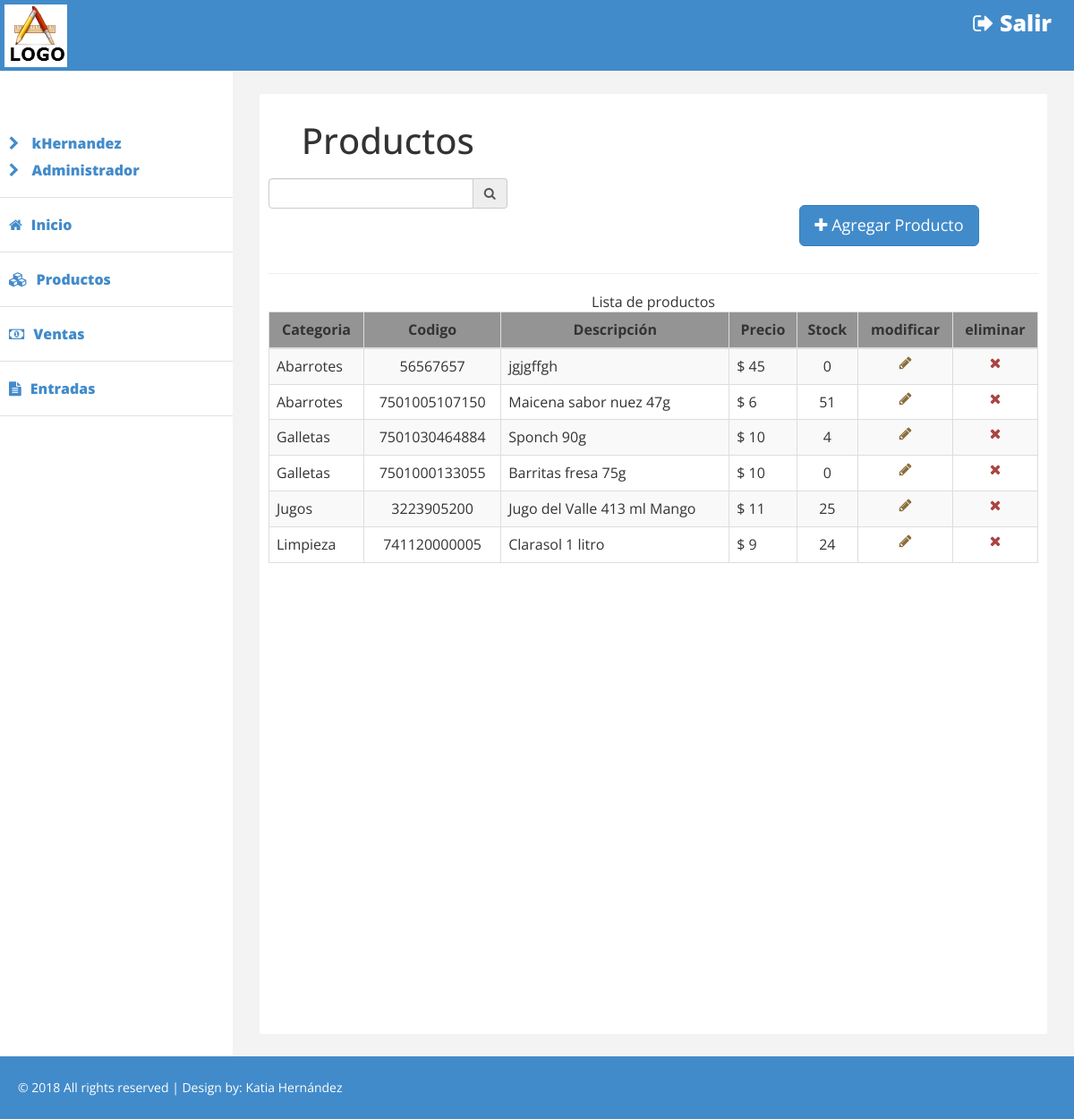
/panel/productos/index.php (signed in), run on the app's committed database.
### tables this page shows
CREATE TABLE `productos` (
  `id` int(12) NOT NULL,
  `codigo` varchar(30) NOT NULL,
  `descripcion` varchar(50) NOT NULL,
  `precio` decimal(11,0) NOT NULL,
  `categoria` int(12) NOT NULL,
  `stock` int(11) NOT NULL,
  `status` int(11) NOT NULL DEFAULT '1'
);

CREATE TABLE `categorias` (
  `id` int(12) NOT NULL,
  `nombre` varchar(254) NOT NULL,
  `status` int(12) NOT NULL DEFAULT '1'
);

### controllers/route.php (called while the page is built)
<?php
  class routes{
    function getModulo($url){
      $url = str_replace('/ShopManager/panel/','',$url);
      $url = str_replace('.php','',$url);
      $url = str_replace('.html','',$url);
      $url = str_replace('/','',$url);
      $url = ($url=='') ? 'Inicio' : $url ;
      return ucwords($url);
    }
    function isActive($modulo,$link){
      if($modulo==$link){
        return 'class="active-link"';
      }else{
        return '';
      }
    }
  }
?>

### controllers/producto.php (called while the page is built, shortened)
<?php
require($_SERVER['DOCUMENT_ROOT'].'/ShopManager/models/producto.php');
class ProductoController{
  function listarProductosActivos(){
    $pm = new productoModel();
    $lista = $pm->listarProductosActivos();
    return $lista;
  }
}
 ?>

### models/producto.php (called while the page is built, shortened)
<?php
  class ProductoModel{
    private $con;
    function conectar(){
      $db = new database();
      $this->con = new mysqli($db->server, $db->user, $db->password, $db->database);
      if ($this->con->connect_errno) {
      return "error conexion";
      }else{
        return true;
      }
    }
    function listarProductosActivos(){
      if($this->conectar()){
        $query = "SELECT categorias.nombre as categoria,codigo,descripcion,stock, precio, productos.id
        FROM productos INNER JOIN categorias ON productos.categoria=categorias.id
        WHERE productos.status=1 ORDER BY categoria";
        $resultado = $this->con->query($query);
        if($resultado->num_rows==0){
          return false;
        }else{
          return $resultado;
        }
      }else{
        return false;
      }
    }
  }
?>

### panel/productos/index.php (the view, shortened to what this page needs)
<?php
  if(isset($_SESSION['usuario'])){
?>
﻿<!DOCTYPE html>
<html>
  <?php
    include($_SERVER['DOCUMENT_ROOT'].'/ShopManager/panel/modules/head.php');
    include($_SERVER['DOCUMENT_ROOT'].'/ShopManager/controllers/producto.php');
    $producto = new ProductoController();
    $lista = $producto->listarProductosActivos();
  ?>
  <body>
    <div id="wrapper">
      <?php include($_SERVER['DOCUMENT_ROOT'].'/ShopManager/panel/modules/menu.php'); ?>
      <div id="page-wrapper" >
        <div id="page-inner">
          <div class="row">
            <div class="col-lg-4 col-md-4">
              <h1>Productos</h1>
            </div>
          </div>
          <div class="row">
            <div class="col-lg-4 col-md-4">
              <div class="input-group">
                <input name="proveedor" id="proveedor" type="text" required class="form-control">
                <span class="input-group-addon">
                  <i class="fa fa-search" aria-hidden="true"></i>
                </span>
              </div>
            </div>
            <div class="col-lg-4 col-md-4 col-md-offset-4">
              <br/>
              <div class="input-group">
                <button id="ir-nuevo-producto" type="submit"  class="btn btn-primary btn-lg btn-block">
                  <i class="fa fa-plus" aria-hidden="true"></i> Agregar Producto
                </button>
              </div>
            </div>
          </div>
          <hr/>
          <?php
            if($lista==false){
          ?>
          <label>No hay productos </label>
          <?php
            }else{
          ?>
          <div class="row">
            <div class="col-lg-12 col-md-6 table-responsive-sm">
              <table class="table table-striped table-bordered table-hover">
                <caption>Lista de productos</caption>
                <thead>
                  <tr>
                    <th class="th-center">Categoria</th>
                    <th class="th-center">Codigo</th>
                    <th class="th-center">Descripción</th>
                    <th class="th-center">Precio </th>
                    <th class="th-center">Stock</th>
                    <th class="th-center">modificar</th>
                    <th class="th-center">eliminar</th>
                  </tr>
                </thead>
                <tbody>
                  <?php
                      while ($fila=$lista->fetch_assoc()) {
                  ?>
                  <tr>
                    <td><?php echo $fila['categoria']; ?></td>
                    <td class="td-center"><?php echo $fila['codigo']; ?></td>
                    <td id="descripcion-<?php echo $fila['id']; ?>"><?php echo $fila['descripcion']; ?></td>
                    <td>$ <?php echo $fila['precio']; ?></td>
                    <td class="td-center"><?php echo $fila['stock']; ?></td>
                    <td class="td-center">
                      <i id="<?php echo $fila['id']; ?>" class="fa fa-pencil text-warning ir-producto-editar" aria-hidden="true"></i>
                    </td>
                    <td class="td-center">
                      <i id="<?php echo $fila['id']; ?>" class="fa fa-times text-danger producto-eliminar" aria-hidden="true"></i>
                    </td>
                  </tr>
                  <?php
                      }
                  ?>
                </tbody>
              </table>
            </div>
          </div>
          <?php } ?>
        </div>
      </div>
    </div>
    <?php include($_SERVER['DOCUMENT_ROOT'].'/ShopManager/panel/modules/footer.php'); ?>
  </body>
</html>
<?php
  }else{
    header("Location: /ShopManager/");
  }
?>

### panel/modules/head.php (shortened to what this page needs)
<?php
  require($_SERVER['DOCUMENT_ROOT'].'/ShopManager/controllers/route.php');
  $route = new routes();
  $modulo = $route->getModulo($_SERVER['REQUEST_URI']);
?>
<head>
  <link href="/ShopManager/panel/css/bootstrap.css" rel="stylesheet" />
  <link href="/ShopManager/panel/css/font-awesome.css" rel="stylesheet" />
  <link href="/ShopManager/panel/css/custom.css" rel="stylesheet" />
  <link href="/ShopManager/panel/css/alertify.min.css" rel="stylesheet" />
  <link href="/ShopManager/panel/css/themes/default.min.css" rel="stylesheet" />
</head>

### panel/modules/menu.php (shortened to what this page needs)
<div class="navbar navbar-inverse navbar-fixed-top">
  <div class="adjust-nav">
    <div class="navbar-header">
      <a class="navbar-brand" href="#">
        <img src="/ShopManager/panel/img/logo.png" />
      </a>
    </div>
    <span class="logout-spn" >
      <a id="sendLogout" href="#" style="color:#fff;"><i class="fa fa-sign-out" aria-hidden="true"></i> Salir</a>
    </span>
  </div>
</div>
<nav class="navbar-default navbar-side" role="navigation">
  <div class="sidebar-collapse">
    <ul class="nav" id="main-menu">
      <li>
        <a href="#">
          <i class="fa fa-chevron-right" aria-hidden="true"></i>
          <?php echo $_SESSION['usuario']; ?>
          <br/>
          <i class="fa fa-chevron-right" aria-hidden="true"></i>
          <?php echo $_SESSION['roll']; ?>
        </a>
      </li>
      <li <?php echo $route->isActive($modulo,'Inicio');?>>
        <a href="/ShopManager/panel/" ><i class="fa fa-home "></i>Inicio</a>
      </li>
      <li <?php echo $route->isActive($modulo,'Productos');?>>
        <a href="/ShopManager/panel/productos/"><i class="fa fa-cubes "></i>Productos</a>
      </li>
      <li <?php echo $route->isActive($modulo,'Ventas');?>>
        <a href="/ShopManager/panel/ventas/"><i class="fa fa-money"></i>Ventas</a>
      </li>
      <li <?php echo $route->isActive($modulo,'Entradas');?>>
        <a href="/ShopManager/panel/entradas/"><i class="fa fa-file-text "></i>Entradas</a>
      </li>
    </ul>
  </div>
</nav>

### panel/modules/footer.php (shortened to what this page needs)
<div class="footer">
  <div class="row">
    <div class="col-lg-12" >
      &copy;  2018 All rights reserved | Design by: <a href="" style="color:#fff;" target="_blank">Katia Hernández</a>
    </div>
  </div>
</div>

### panel/css/custom.css (style rules this page uses)
body { font-family: 'Open Sans', sans-serif; line-height:30px; }
#wrapper { width: 100%; margin-top:50px; }
#page-wrapper { padding: 15px 15px; min-height: 600px; background:#F3F3F3; }
#page-inner { width:100%; margin:10px 20px 10px 0px; background-color:#fff!important; padding:10px; min-height:1050px; }
.sidebar-collapse .nav { padding:0; padding-top:50px; }
.sidebar-collapse > .nav > li > a { padding:15px 10px; color: #428bca; font-weight: 900; font-size: 16px; }
.sidebar-collapse > .nav > li { border-bottom:1px solid #e1e1e1; }
.navbar-side { border:none; background-color: #fff; }
.navbar-inverse { background-color: #428bca; border-color: #F0F0F0; min-height: 80px; }
.nav > li > a > i { margin-right:10px; }
.logout-spn { float:right; color:#fff; font-size:25px; font-weight:800; margin:20px; margin: 10px 25px 10px 50px; }
.logout-spn a { text-decoration:none; }
.footer { background-color:#428bca; width:100%; color:#fff; padding:20px 50px 20px 50px; padding-left:20px; }
@media (min-width:768px) { #page-wrapper { margin: 0 0 0 260px; padding: 15px 30px; min-height: 1050px; } }
@media (min-width:768px) { .navbar-side { z-index: 1; position: absolute; width: 260px; } }
th.th-center { text-align: center; background-color:#949494; }
td.td-center { text-align: center; }

### data on the page
productos: categorias.nombre "Abarrotes", codigo "56567657", descripcion "jgjgffgh", precio "45", stock "0"
productos: categorias.nombre "Abarrotes", codigo "7501005107150", descripcion "Maicena sabor nuez 47g", precio "6", stock "51"
productos: categorias.nombre "Galletas", codigo "7501030464884", descripcion "Sponch 90g", precio "10", stock "4"
productos: categorias.nombre "Galletas", codigo "7501000133055", descripcion "Barritas fresa 75g", precio "10", stock "0"
productos: categorias.nombre "Jugos", codigo "3223905200", descripcion "Jugo del Valle 413 ml Mango", precio "11", stock "25"
productos: categorias.nombre "Limpieza", codigo "741120000005", descripcion "Clarasol 1 litro", precio "9", stock "24"

### other printed values
$_SESSION['usuario'] "kHernandez"
$_SESSION['roll'] "Administrador"
